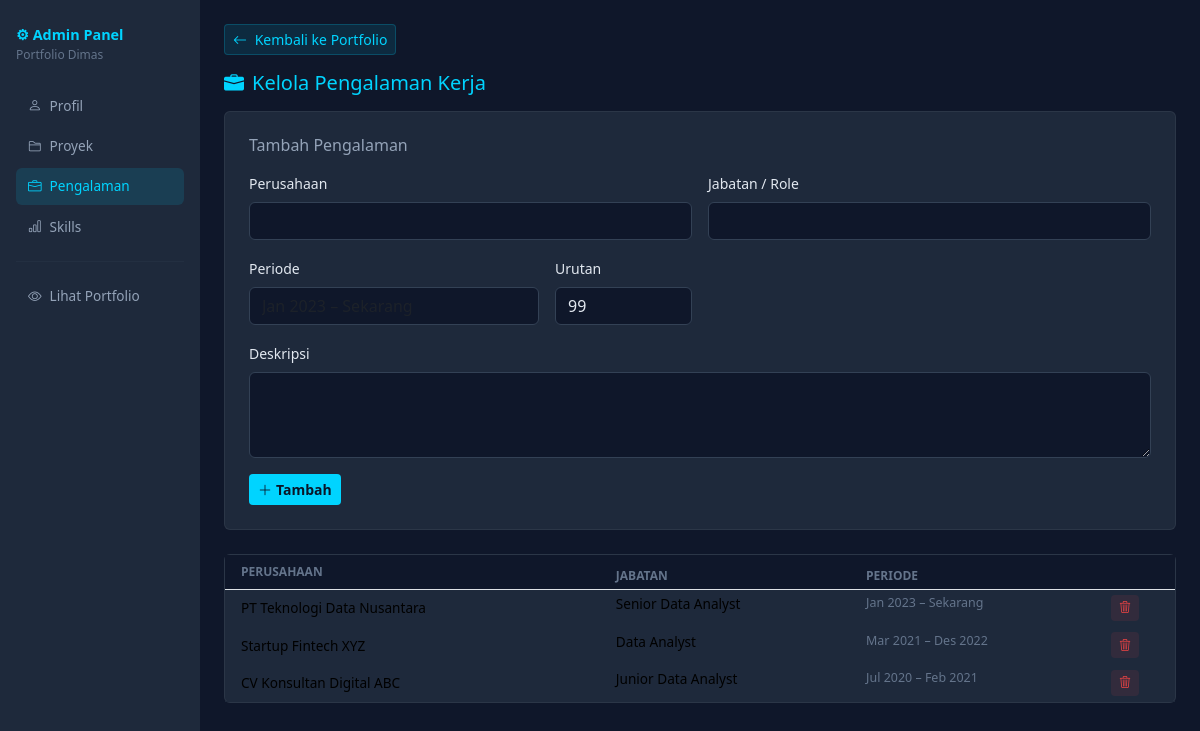
The app's page /admin.php?section=experience with its own data.
### tables this page shows
CREATE TABLE experience (
            id          INTEGER PRIMARY KEY AUTOINCREMENT,
            company     TEXT,
            role        TEXT,
            period      TEXT,
            description TEXT,
            sort_order  INTEGER DEFAULT 0
        );

### includes/config.php (called while the page is built, shortened)
<?php
function getDB(): PDO {
    static $pdo = null;
    if ($pdo === null) {
        $dbPath = DB_PATH;
        try {
            $pdo = new PDO('sqlite:' . $dbPath);
            $pdo->setAttribute(PDO::ATTR_ERRMODE, PDO::ERRMODE_EXCEPTION);
            $pdo->setAttribute(PDO::ATTR_DEFAULT_FETCH_MODE, PDO::FETCH_ASSOC);
            $pdo->exec('PRAGMA journal_mode=WAL;');
            $pdo->exec('PRAGMA foreign_keys=ON;');
        } catch (PDOException $e) {
            die('Database error: ' . $e->getMessage());
        }
    }
    return $pdo;
}

### includes/functions.php (called while the page is built, shortened)
<?php
require_once __DIR__ . '/config.php';
function getExperience(): array {
    return getDB()->query("SELECT * FROM experience ORDER BY sort_order")->fetchAll();
}
function h(string $str): string {
    return htmlspecialchars($str, ENT_QUOTES, 'UTF-8');
}

### admin.php (the view, shortened to what this page needs)
<?php
require_once __DIR__ . '/includes/functions.php';
$section = $_GET['section'] ?? 'profile';
$profile  = getProfile();
$exp      = getExperience();
?>
<!DOCTYPE html>
<html lang="id">
<head>
    <link href="https://cdn.jsdelivr.net/npm/bootstrap@5.3.2/dist/css/bootstrap.min.css" rel="stylesheet">
    <link href="https://cdn.jsdelivr.net/npm/bootstrap-icons@1.11.3/font/bootstrap-icons.min.css" rel="stylesheet">
</head>
<body>
<div class="container-fluid">
<div class="row">
    <div class="col-md-2 sidebar">
        <div class="mb-4">
            <div style="color:#00d4ff;font-weight:700;font-size:.9rem;">⚙ Admin Panel</div>
            <div style="color:#64748b;font-size:.75rem;">Portfolio Dimas</div>
        </div>
        <nav class="nav flex-column gap-1">
            <a href="?section=profile"    class="nav-link <?= $section==='profile'?'active':'' ?>"><i class="bi bi-person me-2"></i>Profil</a>
            <a href="?section=projects"   class="nav-link <?= $section==='projects'?'active':'' ?>"><i class="bi bi-folder2 me-2"></i>Proyek</a>
            <a href="?section=experience" class="nav-link <?= $section==='experience'?'active':'' ?>"><i class="bi bi-briefcase me-2"></i>Pengalaman</a>
            <a href="?section=skills"     class="nav-link <?= $section==='skills'?'active':'' ?>"><i class="bi bi-bar-chart me-2"></i>Skills</a>
        </nav>
        <hr style="border-color:#334155">
        <a href="index.php" class="nav-link" target="_blank"><i class="bi bi-eye me-2"></i>Lihat Portfolio</a>
    </div>
    <div class="col-md-10 p-4">
        <a href="index.php" class="btn btn-sm mb-3" style="background:rgba(0,212,255,.1);color:#00d4ff;border:1px solid rgba(0,212,255,.2);">
            <i class="bi bi-arrow-left me-1"></i> Kembali ke Portfolio
        </a>
        <?php if ($section === 'profile'): ?>
        <h5 class="mb-3"><i class="bi bi-person-fill me-2"></i>Edit Profil</h5>
        <div class="card p-4">
            <form method="POST">
                <input type="hidden" name="action" value="update_profile">
                <div class="row g-3">
                    <div class="col-md-6"><label class="form-label small">Nama</label>
                        <input class="form-control" name="name" value="<?= h($profile['name'] ?? '') ?>" required></div>
                    <div class="col-md-6"><label class="form-label small">Tagline</label>
                        <input class="form-control" name="tagline" value="<?= h($profile['tagline'] ?? '') ?>"></div>
                    <div class="col-12"><label class="form-label small">Bio</label>
                        <textarea class="form-control" name="bio" rows="4"><?= h($profile['bio'] ?? '') ?></textarea></div>
                    <div class="col-md-6"><label class="form-label small">Email</label>
                        <input class="form-control" name="email" type="email" value="<?= h($profile['email'] ?? '') ?>"></div>
                    <div class="col-md-6"><label class="form-label small">Telepon</label>
                        <input class="form-control" name="phone" value="<?= h($profile['phone'] ?? '') ?>"></div>
                    <div class="col-md-4"><label class="form-label small">Lokasi</label>
                        <input class="form-control" name="location" value="<?= h($profile['location'] ?? '') ?>"></div>
                    <div class="col-md-4"><label class="form-label small">LinkedIn URL</label>
                        <input class="form-control" name="linkedin" value="<?= h($profile['linkedin'] ?? '') ?>"></div>
                    <div class="col-md-4"><label class="form-label small">GitHub URL</label>
                        <input class="form-control" name="github" value="<?= h($profile['github'] ?? '') ?>"></div>
                    <div class="col-md-3"><label class="form-label small">Tahun Pengalaman</label>
                        <input class="form-control" name="years_experience" type="number" value="<?= h((string)($profile['years_experience'] ?? 0)) ?>"></div>
                </div>
                <button type="submit" class="btn mt-3" style="background:#00d4ff;color:#0a1628;font-weight:600;">
                    <i class="bi bi-save me-1"></i> Simpan Perubahan
                </button>
            </form>
        </div>
        <?php elseif ($section === 'experience'): ?>
        <h5 class="mb-3"><i class="bi bi-briefcase-fill me-2"></i>Kelola Pengalaman Kerja</h5>
        <div class="card p-4 mb-4">
            <h6 class="mb-3" style="color:#94a3b8">Tambah Pengalaman</h6>
            <form method="POST">
                <div class="row g-3">
                    <div class="col-md-6"><label class="form-label small">Perusahaan</label>
                        <input class="form-control" name="company" required></div>
                    <div class="col-md-6"><label class="form-label small">Jabatan / Role</label>
                        <input class="form-control" name="role" required></div>
                    <div class="col-md-4"><label class="form-label small">Periode</label>
                        <input class="form-control" name="period" placeholder="Jan 2023 – Sekarang"></div>
                    <div class="col-md-2"><label class="form-label small">Urutan</label>
                        <input class="form-control" name="sort_order" type="number" value="99"></div>
                    <div class="col-12"><label class="form-label small">Deskripsi</label>
                        <textarea class="form-control" name="description" rows="3"></textarea></div>
                </div>
                <button type="submit" class="btn mt-3 btn-sm" style="background:#00d4ff;color:#0a1628;font-weight:600;">
                    <i class="bi bi-plus-lg me-1"></i>Tambah
                </button>
            </form>
        </div>
        <div class="card p-0">
            <table class="table table-sm mb-0">
                <thead style="background:#0f172a"><tr>
                    <th class="ps-3 py-2" style="color:#64748b;font-size:.75rem;">PERUSAHAAN</th>
                    <th style="color:#64748b;font-size:.75rem;">JABATAN</th>
                    <th style="color:#64748b;font-size:.75rem;">PERIODE</th>
                    <th></th>
                </tr></thead>
                <tbody>
                <?php foreach ($exp as $e): ?>
                <tr style="border-color:#1e293b">
                    <td class="ps-3 py-2" style="font-size:.85rem;"><?= h($e['company']) ?></td>
                    <td style="font-size:.85rem;"><?= h($e['role']) ?></td>
                    <td style="font-size:.78rem;color:#64748b"><?= h($e['period']) ?></td>
                    <td>
                        <form method="POST" onsubmit="return confirm('Hapus pengalaman ini?')">
                            <button type="submit" class="btn btn-sm" style="background:rgba(239,68,68,.1);color:#ef4444;border:none;font-size:.75rem;">
                                <i class="bi bi-trash3"></i>
                            </button>
                        </form>
                    </td>
                </tr>
                <?php endforeach; ?>
                </tbody>
            </table>
        </div>
        <?php endif; ?>
    </div>
</div>
</div>
</body>
</html>

### admin.php (style rules this page uses)
body { background: #0f172a; color: #e2e8f0; font-family: system-ui, sans-serif; }
.sidebar { background: #1e293b; min-height: 100vh; padding: 1.5rem 1rem; }
.nav-link { color: #94a3b8; border-radius: 6px; padding: .5rem .75rem; font-size: .85rem; }
.nav-link:hover, .nav-link.active { background: rgba(0,212,255,.12); color: #00d4ff; }
.card { background: #1e293b; border: 1px solid rgba(255,255,255,.06); color: #e2e8f0; }
.form-control, .form-select { background: #0f172a; border-color: #334155; color: #e2e8f0; }
.table { color: #e2e8f0; }
.table > :not(caption) > * > * { background: transparent; }
h5 { color: #00d4ff; }

### records on screen
experience: company "PT Teknologi Data Nusantara", role "Senior Data Analyst", period "Jan 2023 – Sekarang"
experience: company "Startup Fintech XYZ", role "Data Analyst", period "Mar 2021 – Des 2022"
experience: company "CV Konsultan Digital ABC", role "Junior Data Analyst", period "Jul 2020 – Feb 2021"
